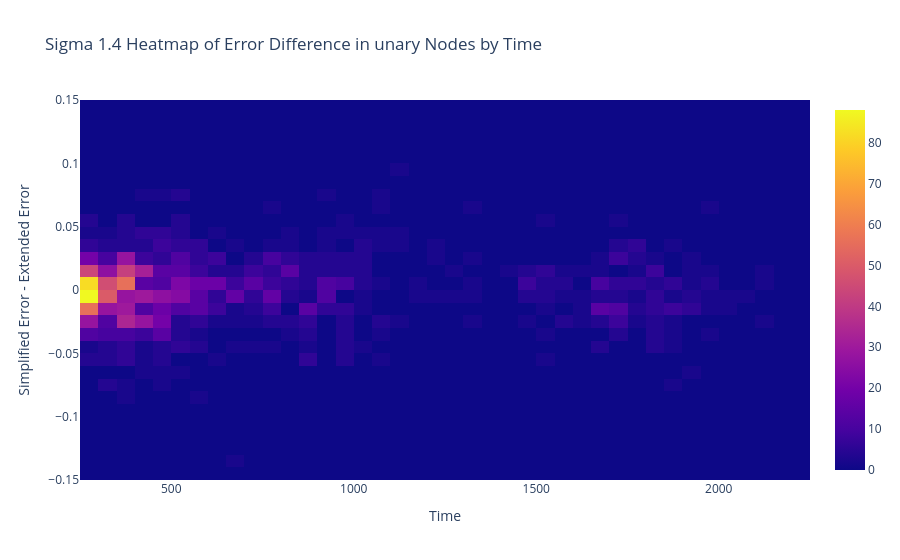

The cell this chart's notebook holds for it:
### Code cell
heat_map(data[1.4][3]['unary_results'], data[1.4][0]['static_info'], "unary")

### Figure 1 — Plotly figure (JSON) as saved in the notebook; plotly's stock layout.template omitted (floating-point values rounded to 4 significant figures; data arrays with more than 128 entries replaced by an {"elided": "..."} marker saying what was removed)
{"data": [{"autobinx": false, "autobiny": false, "histnorm": "density", "type": "histogram2d", "x": {"elided": "7980 float values"}, "xbins": {"end": 2250, "size": 50, "start": 250}, "y": {"elided": "7980 float values"}, "ybins": {"end": 0.15, "size": 0.01, "start": -0.15}}], "layout": {"title": {"text": "Sigma 1.4 Heatmap of Error Difference in unary Nodes by Time"}, "xaxis": {"title": {"text": "Time"}}, "yaxis": {"title": {"text": "Simplified Error - Extended Error"}}}}
